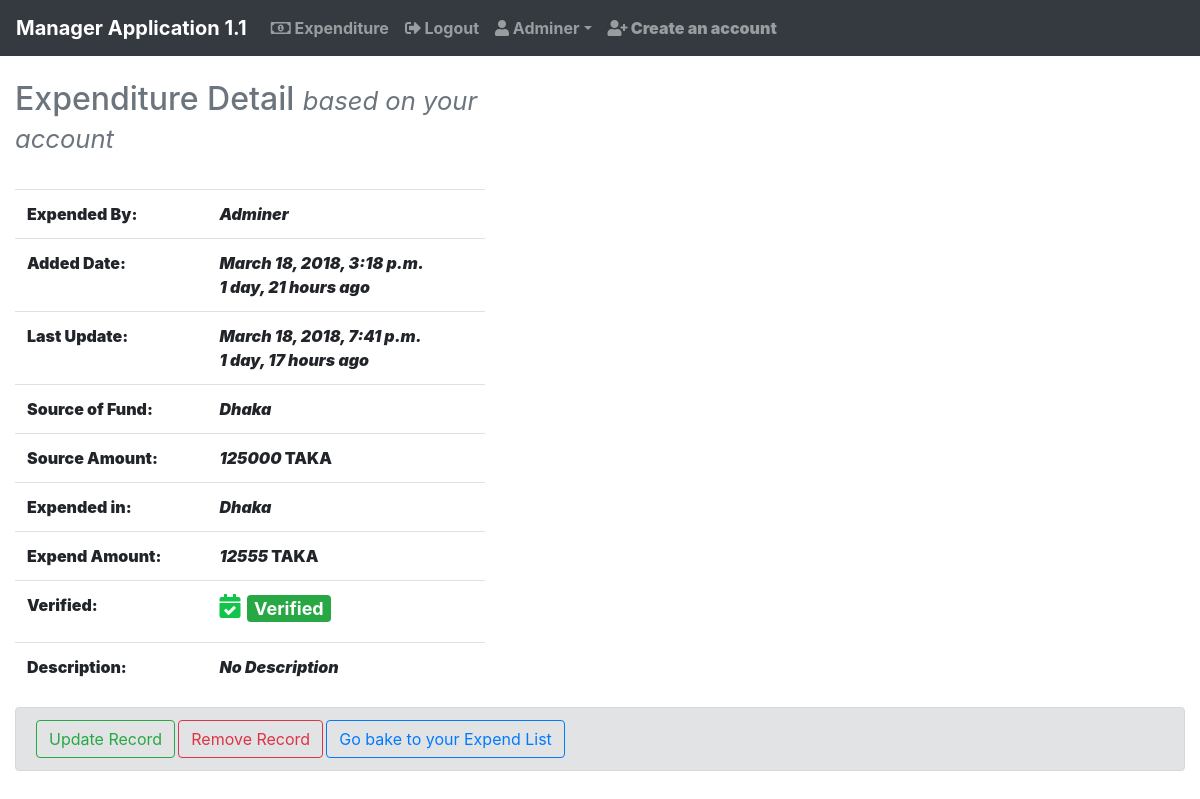
Before: /accounts/expenditure/detail/1 (signed in) with the older database file.
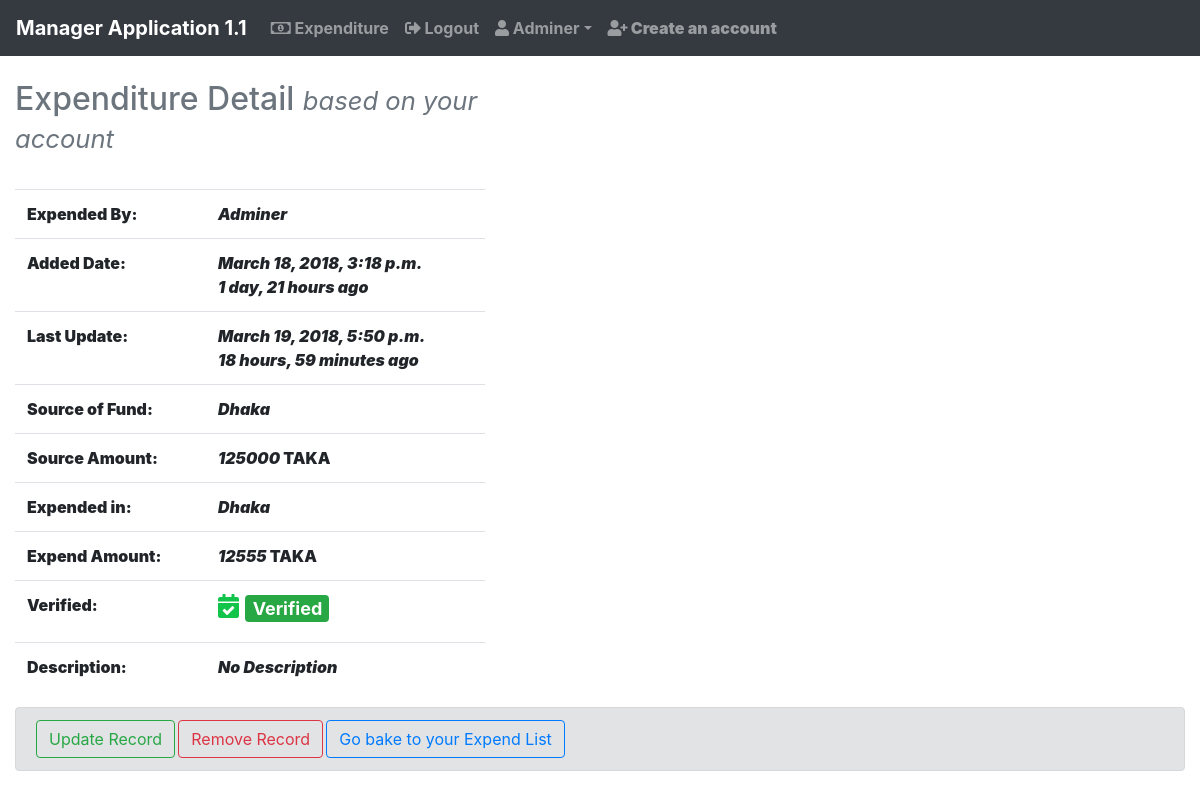
After: the same page with the newer database file.
### account/models.py (models this page shows, shortened)
class Expend(models.Model):
    select = (
        ('yes', 'yes'),
        ('no', 'no')
    )
    by_user = models.CharField(max_length=255, blank=False, unique=False, null=True)
    added_date = models.DateTimeField(auto_now_add=True)
    updated_date = models.DateTimeField(auto_now=True)
    source_fund = models.CharField(max_length=255)
    source_amount = models.PositiveIntegerField()
    expend_in = models.CharField(max_length=255)
    expend_amount = models.PositiveIntegerField()
    description = models.TextField(blank=True)
    verified = models.CharField(choices=select, max_length=255, default='no')

### account/views.py (the view)
# urls.py: path('expenditure/detail/<int:pk>', login_required(views.ExpendDetailView.as_view()), name="expend_detail"),
class ExpendDetailView(DetailView):
    model = models.Expend
    template_name = 'expend/expend_detail.html'
    context_object_name = 'expend'

### account/templates/expend/expend_detail.html (shortened to what this page needs)
{% extends 'base.html' %}
{% block content %}
    {% if request.user.is_authenticated and expend.by_user == request.user.username or request.user.is_superuser %}
<div class="container-fluid">
    <div class="row">
        <div class="col-lg-5 col-md-6">
            <h2 class="text-muted">Expenditure Detail <small class="d-print-none"><i>based on your account</i></small></h2><br>
                <table class="table">
                    <tr>
                        <td><b>Expended By:</b></td>
                        <td><b><i>{{ expend.by_user|title }}</i></b></td>
                    </tr><tr>
                        <td><b>Added Date:</b></td>
                        <td><b><i>{{ expend.added_date }}<br>{{ expend.added_date|timesince }} ago</i></b></td>
                    </tr><tr>
                        <td><b>Last Update:</b></td>
                        <td><b><i>{{ expend.updated_date }}<br>{{ expend.updated_date|timesince }} ago</i></b></td>
                    </tr><tr>
                        <td><b>Source of Fund:</b></td>
                        <td><b><i>{{ expend.source_fund|title }}</i></b></td>
                    </tr><tr>
                        <td><b>Source Amount:</b></td>
                        <td><b><i>{{ expend.source_amount }}</i> TAKA</b></td>
                    </tr><tr>
                        <td><b>Expended in:</b></td>
                        <td><b><i>{{ expend.expend_in|title }}</i></b></td>
                    </tr><tr>
                        <td><b>Expend Amount:</b></td>
                        <td><b><i>{{ expend.expend_amount }}</i> TAKA</b></td>
                    </tr>
                    <tr>
                        <td><b>Verified:</b></td>
                        <td>{% if expend.verified == 'no' %}<h4><i class="fas fa-times" style="color:#c91218"></i> <span class="badge badge-danger">Not Verified</span></h4>
                            {% else %}<h4><i class="fas fa-calendar-check" style="color:#13c44b"></i> <span class="badge badge-success">Verified</span></h4>{% endif %}</td>
                    </tr><tr>
                        <td><b>Description:</b></td>
                        <td><b><i>{% if expend.description == '' %}No Description{% else %}{{ expend.description }}{% endif %}</i></b></td>
                    </tr>
                </table>
        </div>
    </div>
        {% if request.user.is_authenticated and request.user.is_superuser %}
            <div class="alert alert-secondary d-print-none">
                <a class="btn btn-md btn-outline-success" href="{% url 'account:expend_update' pk=expend.pk %}">Update Record</a>
                <a class="btn btn-md btn-outline-danger" href="{% url 'account:expend_delete' pk=expend.pk %}">Remove Record</a>
                <a class="btn btn-md btn-outline-primary" href="{% url 'account:expend' %}">Go bake to your Expend List</a>
            </div>
</div>
        {% endif %}
    {% endif %}
{% endblock %}

Changed rows visible on the page:
changed Expend "Adminer": updated_date "March 18, 2018, 7:41 p.m." → "March 19, 2018, 5:50 p.m."; updated_date "1 day, 17 hours" → "18 hours, 59 minutes"
